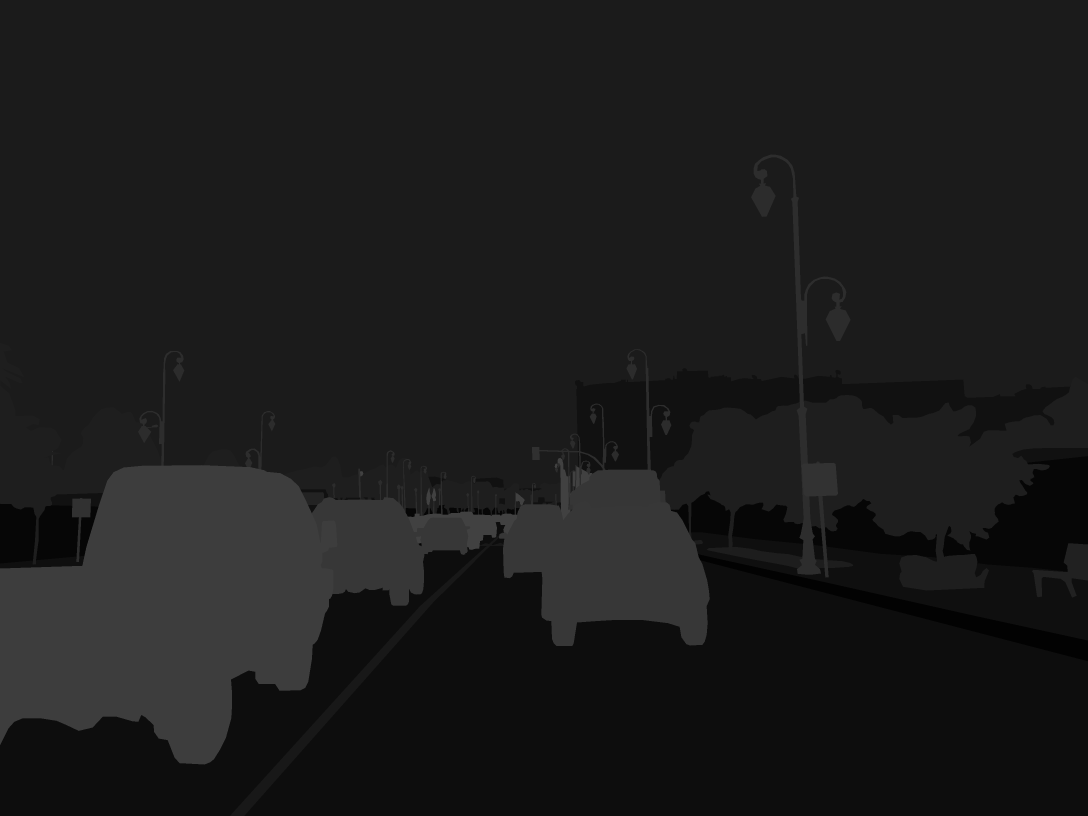
#> input picture demo/raw/data/mapillary-vistas-dataset_public_v1.0/training/instances/_2g1p_iHAUNc2KTgESz5KA.png, 3264 x 2448 px, found by its file name (shown at 1/3 size)
$ jupyter execute --allow-errors mapillary_convert.ipynb   (shell and % lines are left out)   (older library calls are emulated)
#> lines starting #> are read from the running program, lines starting #| are printed output that depends on the picture
[cell 1]
import cv2
import json
import pprint
import numpy as np
import scipy.sparse
import skimage.io
import skimage.transform
import matplotlib.pyplot as plt
from shapely import geometry
from descartes import PolygonPatch

[cell 2]
# [12 lines left out: function img_shrink, not called in this run]

def convert_mapillary_to_cityscapes(mapillary_image_url, mapillary_to_cityscapes_mapping_url, mapillary_binarymap_save_url
                                        , format_img, class_id_study = None
                                        , verbose=0, show = 0):
    ## 1. IMAGE READ
#> called with mapillary_image_url = './data/_2g1p_iHAUNc2KTgESz5KA.png', mapillary_to_cityscapes_mapping_url = './merge__cityscapes_mapillary_v1.json', mapillary_binarymap_save_url = './data', format_img = '.npz', verbose = 0, show = 0
    mapillary_image_name = mapillary_image_url.split('.png')[0].split('/')[2]
    img_int16 = skimage.io.imread(mapillary_image_url)
#> img_int16 is the input picture: shape (2448, 3264) uint16; min 512, max 16640, mean 6963.8
    # img_int16 = img_shrink(mapillary_image_url)
    img_int8  = cv2.imread(mapillary_image_url)
    (w, h) = img_int16.shape
#> w = 2448; h = 3264
    class_ids = np.unique(img_int8)
#> class_ids = 20 values from 2 to 65
    class_instance_ids = np.unique(img_int16)
#> class_instance_ids = 91 values from 512 to 16640

    ## 2. IMAGE SHOW
    if verbose:
        print ('Shape : ', img_int16.shape)
        print ('Classes : ', class_ids)
        print ('Classes_Instances : ', class_instance_ids)
        pprint.pprint(class_instance_ids_count)

    if show:
        f, axarr = plt.subplots(1,2, figsize = (10,10))
        axarr[0].imshow(img_int8, cmap = 'gray')
        axarr[1].imshow(img_int16, cmap = 'gray')

    ## 3. MAPPING(MAPI -> CITY) READ
    # scp merge__cityscapes_mapillary_v1.json playment-gpu:/home/play/playment/production/Mask_RCNN/demo/raw
    with open(mapillary_to_cityscapes_mapping_url, 'r') as fp:
        converter_json = json.load(fp)
        if class_id_study != None:
            print ('Class_Study : {0} : {1}'.format(class_id_study, converter_json['mapillary_class'][str(class_id_study)]['cityscapes_label']))


    ## 4. MAPPING INT8->INT16
    class_instance_ids_count = np.unique(img_int16, return_counts=True)
    tot_pixels = float(w * h)
    class_instance_ids_count = {i:round((j/tot_pixels)*100.0,2) for i,j in zip(class_instance_ids_count[0], class_instance_ids_count[1])}

    class_ids_mapping_16_8 = {class_id : [] for class_id in class_ids}
    for class_instance_id in class_instance_ids:
        # Remove instances that are small
        if class_instance_ids_count[class_instance_id] <= 0.1: # mask-size check
            img_int16[img_int16 == instance_id] = 0
        else:
            for class_id in class_ids_mapping_16_8:
                cityscapes_class = converter_json['mapillary_class'][str(class_id)]['cityscapes_class']
                class_floor, class_cieling = class_id*256, (class_id + 1)*256
                if class_instance_id >= class_id*256 and class_instance_id < (class_id + 1)*256:
                    # remove (class, instance) pair that we dont consider training for
                    if int(cityscapes_class) == 0:
                        img_int16[img_int16 == instance_id] = 0
                    else:
                        class_ids_mapping_16_8[class_id].append(class_instance_id)

    class_ids_mapping_16_8_copy = class_ids_mapping_16_8.copy()
    for class_id in class_ids_mapping_16_8_copy:
        if class_ids_mapping_16_8_copy[class_id] == []:
            class_ids_mapping_16_8.pop(class_id)

    pprint.pprint(class_ids_mapping_16_8)


    if format_img == '.npz':
        res = {}

    ## 5. EXTRACTING INDIVIDUAL MASKS
    masks_res = []
    class_ids_res = []
    for class_id_int8 in sorted(class_ids_mapping_16_8):
        if len(class_ids_mapping_16_8[class_id_int8]) == 0:
            class_ids_mapping_16_8[class_id_int8] = [class_id_int8 * 256]
        if class_id_study != None and class_id_study != class_id_int8:
            continue
        if class_id_study == class_id_int8:
            class_id_study_instances = len(class_ids_mapping_16_8[class_id_study])
            print (' --> Total instances : ', class_id_study_instances)
            if show:
                f, axarr = plt.subplots(1, class_id_study_instances, figsize=(15,15))

        for inst_id, class_id_int16 in enumerate(sorted(class_ids_mapping_16_8[class_id_int8])):
            tmp = np.zeros((img_int16.shape), dtype=np.uint8)
            tmp[img_int16 != int(class_id_int16)] = 0
            tmp[img_int16 == int(class_id_int16)] = 1
            # tmp = np.packbits(tmp, axis=None)
            tmp = scipy.sparse.csc_matrix(tmp)
            # print (tmp2.data.nbytes, tmp2.indptr.nbytes, tmp2.indices.nbytes)

            class_id_cityscapes = converter_json['mapillary_class'][str(class_id_int8)]['cityscapes_class']
            tmp_name = '{0}'.format(inst_id + 1)
            if format_img != '.npz':
                save_url = '{0}/{1}.png'.format(mapillary_binarymap_save_url, tmp_name)
                cv2.imwrite(save_url,tmp)
                if show and class_id_study != None:
                    axarr[inst_id].imshow(tmp, cmap = 'gray')

            else:
                if str(class_id_cityscapes) not in res:
                    res[str(class_id_cityscapes)] = {}
                res[str(class_id_cityscapes)][tmp_name] = tmp

    if format_img == '.npz':
        np.savez('{0}/{1}.npz'.format(mapillary_binarymap_save_url, mapillary_image_name) , **res)

    if show:
        pass

    # pprint.pprint(res)
    print ('City Classes to Study : ', len(res))
    return res

#> (the rest of this cell did not finish here and is left out)

# SCRATCHPAD

[cell 3]
# Scratch 1 #check city_classes
import json
import numpy as np

#> (the rest of this cell did not finish here and is left out)

[cell 4]
# Scratch 2 (Shrink)
def img_shrink(img_url, MAX_DIM=1024, show=0, verbose=0):
#> called with img_url = './data/_2g1p_iHAUNc2KTgESz5KA.jpg', MAX_DIM = 1024, show = 1, verbose = 0
    img = skimage.io.imread(img_url)
    if verbose : print (img.shape, list(np.unique(img)))
    if len(img.shape) == 3: (h,w,d) = img.shape
    elif len(img.shape) == 2: (h,w) = img.shape
#> h = 2448; w = 3264

    img_aspect = max(h,w) / min(h,w)
#> img_aspect = 1.33
    MIN_DIM = MAX_DIM / img_aspect
#> MIN_DIM = 768
    img_trans = skimage.transform.resize(img, (MIN_DIM, MAX_DIM), preserve_range=True, mode='reflect')
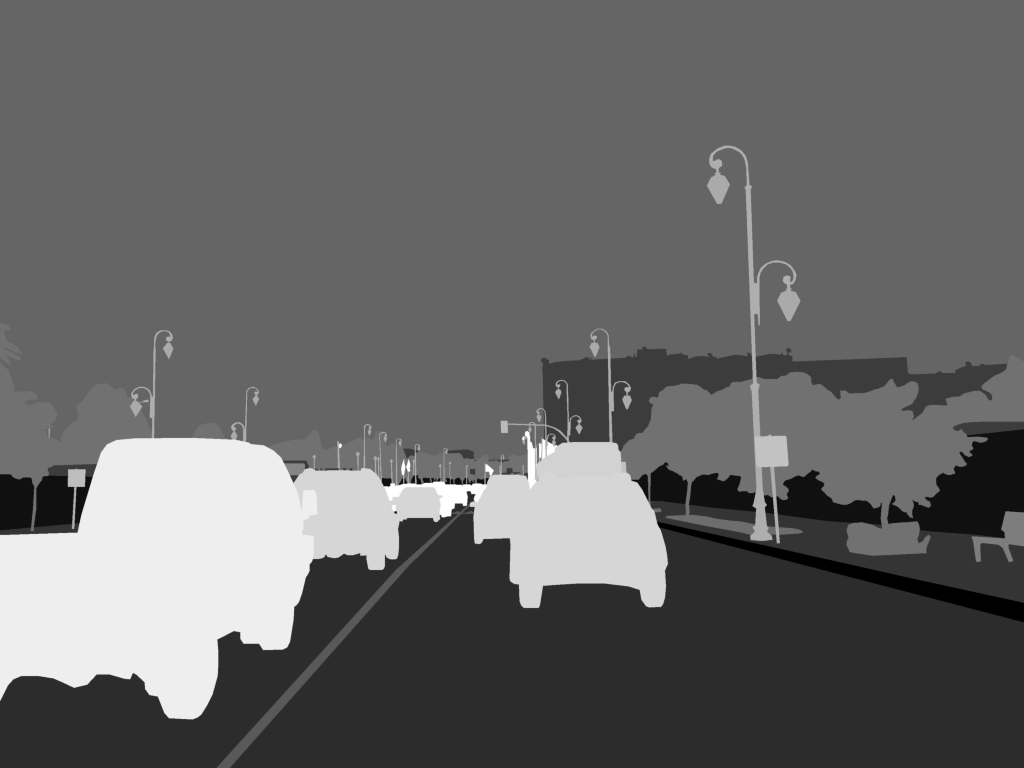
#> img_trans: shape (768, 1024) float64; min 512, max 16640, mean 6963.8; drawn with min black and max white
    img_trans = np.array(img_trans, dtype = np.uint16)
    if verbose : print (img_trans.shape, list(np.unique(img_trans)))

    if show:
        f,axarr = plt.subplots(1,2, figsize=(15,15))
        axarr[0].imshow(img)
        axarr[1].imshow(img_trans)
    return img_trans

# mapillary_image_url = './data/_1AbvbARvB-5S0rAPN02Mg.jpg'
mapillary_image_url = './data/_2g1p_iHAUNc2KTgESz5KA.jpg'
img_trans = img_shrink(mapillary_image_url, show=1)
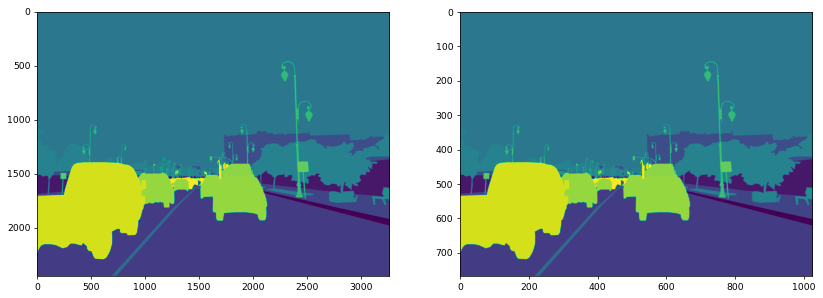
#> figure drawn by matplotlib, 2 panels
